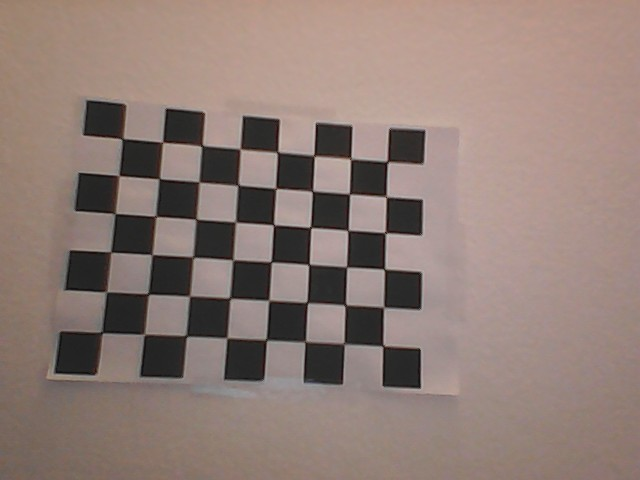
#> input picture LV1/WIN_20260310_14_39_29_Pro.jpg, 640 x 480 px; its folder holds 4 pictures in this run
$ python calibration.py
#> lines starting #> are read from the running program, lines starting #| are printed output that depends on the picture
import math
import os
import cv2
import numpy as np
import json
import glob

pictures = glob.glob('LV1\*.jpg')
print(f"Total pictures found: {len(pictures)}")

max_images = 5
board_width = 8
board_height = 6
square_length = 30

corners = []
image_points = []
board_size = (board_width, board_height)

successes = 0

found = False

for p in pictures:
    if successes >= max_images:
        break

    img = cv2.imread(p)
#> img is the input picture: shape (480, 640, 3); mean B, G, R 117.9, 125, 143.6

    if img is None:
        print("Failed to load:", p)
        continue

    img_clone = img.copy()
    img_gray = cv2.cvtColor(img_clone, cv2.COLOR_BGR2GRAY)
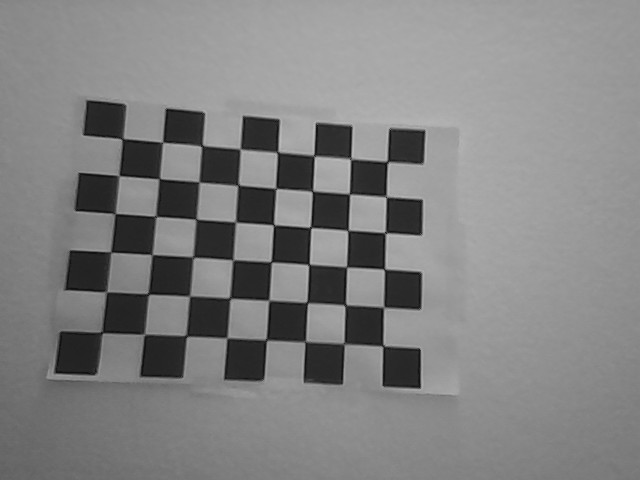
#> img_gray: shape (480, 640); min 9, max 195, mean 129.8

    found, corners = cv2.findChessboardCorners(img_gray, board_size, cv2.CALIB_CB_ADAPTIVE_THRESH + cv2.CALIB_CB_FAST_CHECK + cv2.CALIB_CB_NORMALIZE_IMAGE)
#> found = True; corners = 48 rows, first 8: [125.3, 138.5], [163.6, 143.1], [200.7, 147], [239.5, 148.2], [277.5, 152.1], [313.3, 154.4], [350.1, 159.3], [386.5, 160.5]

    if found:
        print("Chessboard found in:", p)
        corners2 = cv2.cornerSubPix(img_gray, corners, (11, 11), (-1, -1), (cv2.TERM_CRITERIA_EPS + cv2.TERM_CRITERIA_MAX_ITER, 30, 0.001))
#> corners2 = 48 rows, first 8: [122.4, 138.7], [162.6, 142.3], [202, 145.7], [240.2, 149.1], [277.5, 152.3], [314.1, 155.7], [350.7, 158.7], [387.3, 161.6]
        #cv2.drawChessboardCorners(img_clone, board_size, corners2, found)
        image_points.append(corners2.reshape(-1,2))

        successes += 1

    else:
        print("Chessboard NOT found in:", p)

    cv2.waitKey(0)
#> pass 2 of the loop `for p in pictures:`:
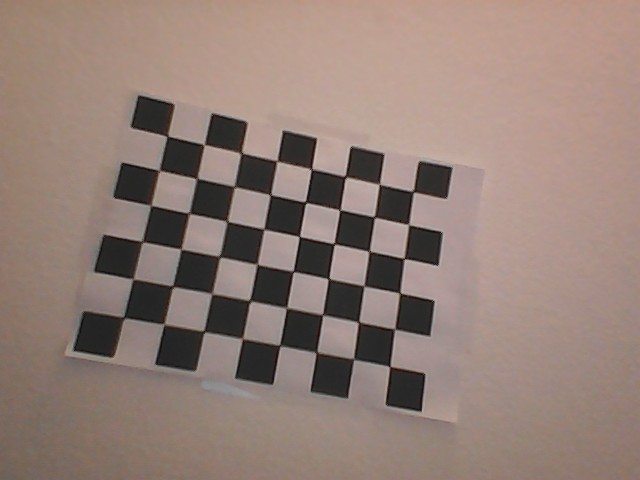
#> input picture LV1/WIN_20260310_14_39_37_Pro.jpg, 640 x 480 px
#> img is the input picture: shape (480, 640, 3); mean B, G, R 118.7, 127.1, 146.9
#> `img_gray = cv2.cvtColor(img_clone, cv2.COLOR_BGR2GRAY)`:
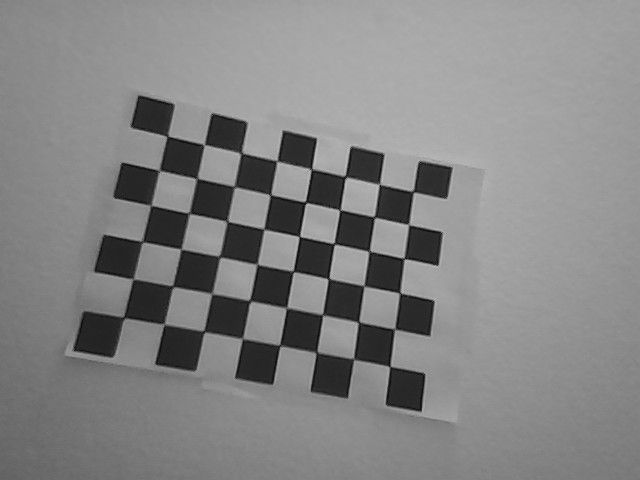
#> img_gray: shape (480, 640); min 10, max 196, mean 132.1
#> corners = 48 rows, first 8: [167.1, 136], [204.5, 145.3], [241, 152.5], [276.7, 160.7], [312.5, 168.4], [345.5, 176.5], [378.8, 184.8], [414.2, 192.6]
#> corners2 = 48 rows, first 8: [167.4, 136.1], [204.3, 144.6], [241.2, 152.9], [276.9, 161], [311.5, 169.1], [345.2, 176.7], [379.3, 184.3], [413.2, 191.6]
#> pass 3 of the loop `for p in pictures:`:
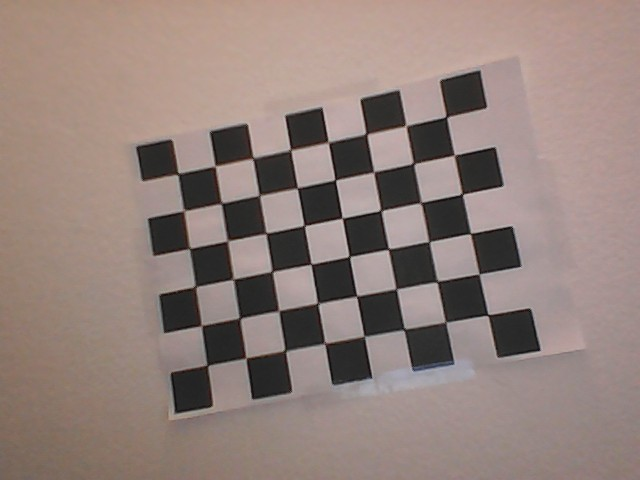
#> input picture LV1/WIN_20260310_14_39_46_Pro.jpg, 640 x 480 px
#> img is the input picture: shape (480, 640, 3); mean B, G, R 122.6, 128.6, 146
#> `img_gray = cv2.cvtColor(img_clone, cv2.COLOR_BGR2GRAY)`:
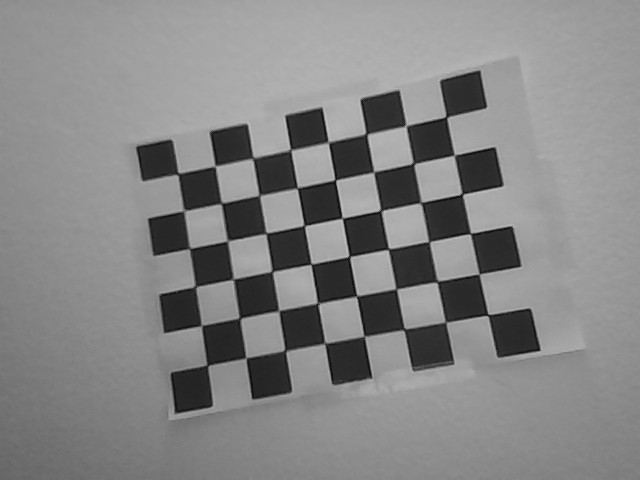
#> img_gray: shape (480, 640); min 7, max 197, mean 133.1
#> corners = 48 rows, first 8: [179, 172.8], [215.2, 166.1], [253.7, 156.4], [291.4, 150.8], [328.7, 140.8], [367.5, 135.4], [406.4, 124.9], [447.2, 118.1]
#> corners2 = 48 rows, first 8: [178.1, 173.9], [215.2, 166.2], [253, 158.2], [290.6, 150], [328.3, 142.3], [366.3, 134.1], [406, 125.8], [446.4, 116.9]
#> the loop made 4 passes; the first 3 are shown

cv2.destroyAllWindows()


if successes == max_images:
    print('Calibrating...')
    total_avg_error  = 0

    object_points = []

    for i in range(board_size[1]):
        for j in range(board_size[0]):
            object_points.append(np.array([j*square_length, i*square_length, 0]))

    object_points = np.array([object_points] * len(image_points), dtype=np.float32)#.reshape(1, -1)

    print(object_points)
    print(image_points)

    rms, camera_matrix, dist_coeffs, rvecs, tvecs = cv2.calibrateCamera(object_points, image_points, img_gray.shape[::-1], None, None)

    print('Re-projection error reported by calibrateCamera: ', rms)

    ok = cv2.checkRange(camera_matrix) and cv2.checkRange(dist_coeffs)

    if ok:
        print('Calibration succeeded')
    else:
        print('Calibration failed')

    out_dict = {'camera_matrix': camera_matrix.tolist(), 'dist_coeffs': dist_coeffs.tolist()}

    with open('camera_params.json', 'w') as f:
        json.dump(out_dict, f)

# --------------Second part------------------
# Loading and undistorting an image using the saved parameters
pictures_object = glob.glob('LV1_objects\*.jpg')
with open('camera_params.json', 'r') as f:
#> (reads camera_params.json from the repository)
    params = json.load(f)

camera_matrix = np.array(params['camera_matrix'])
dist_coeffs = np.array(params['dist_coeffs'])

#> (the run stopped early here; a loop or call above may not have finished)
